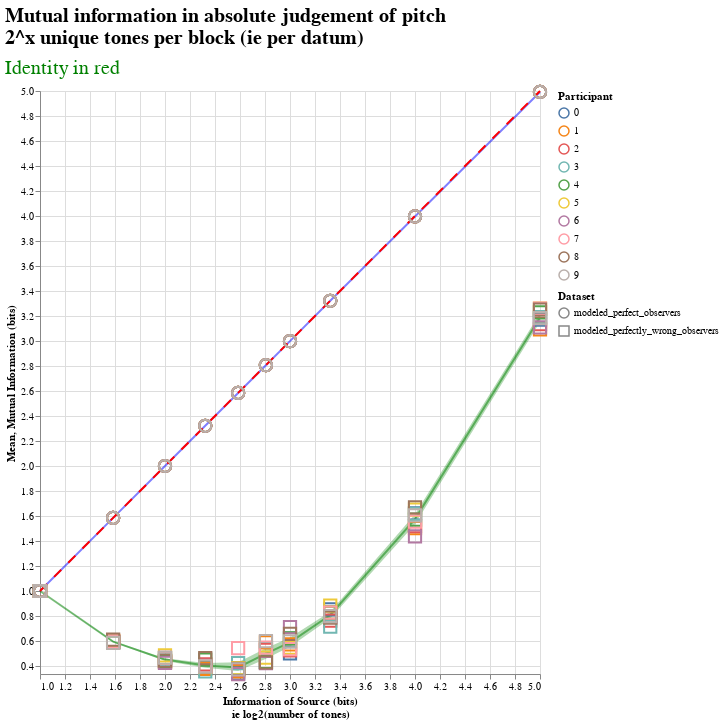

Here is the notebook cell this chart was saved with:
### Code cell
plot_mutual_info([identity_model_df, not_identity_model_df])

### Figure 1 — Vega-Lite specification as saved in the notebook (floating-point values rounded to 4 significant figures; data arrays with more than 128 entries replaced by an {"elided": "..."} marker saying what was removed)
{"config": {"view": {"continuousWidth": 400, "continuousHeight": 300}, "title": {"anchor": "start", "font": "Helvetica", "fontSize": 20}}, "layer": [{"layer": [{"mark": {"type": "line", "color": "blue", "opacity": 0.5}, "encoding": {"x": {"type": "quantitative", "field": "source", "scale": {"domain": [1.0, 5.0]}, "title": ["Information of Source (bits)", "ie log2(number of tones)"]}, "y": {"type": "quantitative", "aggregate": "mean", "field": "mutual", "scale": {"domain": [0.3359, 5.0]}, "title": "Mean"}}, "height": 583.0, "title": {"text": ["Mutual information in absolute judgement of pitch", "2^x unique tones per block (ie per datum)"], "subtitle": ["Identity in red"], "color": "black", "subtitleColor": "green", "subtitleFontSize": 20, "subtitlePadding": 10}, "width": 500}, {"mark": {"type": "errorband", "color": "blue", "extent": "ci"}, "encoding": {"x": {"type": "quantitative", "field": "source", "scale": {"domain": [1.0, 5.0]}, "title": ["Information of Source (bits)", "ie log2(number of tones)"]}, "y": {"type": "quantitative", "field": "mutual", "scale": {"domain": [0.3359, 5.0]}, "title": ""}}, "height": 583.0, "title": {"text": ["Mutual information in absolute judgement of pitch", "2^x unique tones per block (ie per datum)"], "subtitle": ["Identity in red"], "color": "black", "subtitleColor": "green", "subtitleFontSize": 20, "subtitlePadding": 10}, "width": 500}], "data": {"name": "data-53c466901716ec42d45eb6d93de757f4"}}, {"layer": [{"mark": {"type": "line", "color": "green", "opacity": 0.5}, "encoding": {"x": {"type": "quantitative", "field": "source", "scale": {"domain": [1.0, 5.0]}, "title": ["Information of Source (bits)", "ie log2(number of tones)"]}, "y": {"type": "quantitative", "aggregate": "mean", "field": "mutual", "scale": {"domain": [0.3359, 5.0]}, "title": "Mean"}}, "height": 583.0, "title": {"text": ["Mutual information in absolute judgement of pitch", "2^x unique tones per block (ie per datum)"], "subtitle": ["Identity in red"], "color": "black", "subtitleColor": "green", "subtitleFontSize": 20, "subtitlePadding": 10}, "width": 500}, {"mark": {"type": "errorband", "color": "green", "extent": "ci"}, "encoding": {"x": {"type": "quantitative", "field": "source", "scale": {"domain": [1.0, 5.0]}, "title": ["Information of Source (bits)", "ie log2(number of tones)"]}, "y": {"type": "quantitative", "field": "mutual", "scale": {"domain": [0.3359, 5.0]}, "title": ""}}, "height": 583.0, "title": {"text": ["Mutual information in absolute judgement of pitch", "2^x unique tones per block (ie per datum)"], "subtitle": ["Identity in red"], "color": "black", "subtitleColor": "green", "subtitleFontSize": 20, "subtitlePadding": 10}, "width": 500}], "data": {"name": "data-efb2f48be89034cd4c956def0618857c"}}, {"data": {"name": "data-55ff9ccdd9b719544abddb65c5580ba9"}, "mark": {"type": "line", "color": "red", "strokeDash": [10, 10]}, "encoding": {"x": {"type": "quantitative", "field": "source", "scale": {"domain": [1.0, 5.0]}, "title": ["Information of Source (bits)", "ie log2(number of tones)"]}, "y": {"type": "quantitative", "field": "source", "scale": {"domain": [0.3359, 5.0]}, "title": ""}}, "height": 583, "title": {"text": ["Mutual information in absolute judgement of pitch", "2^x unique tones per block (ie per datum)"], "subtitle": ["Identity in red"], "color": "black", "subtitleColor": "green", "subtitleFontSize": 20, "subtitlePadding": 10}, "width": 500}, {"data": {"name": "data-55ff9ccdd9b719544abddb65c5580ba9"}, "mark": {"type": "point", "opacity": 1, "size": 150}, "encoding": {"color": {"type": "nominal", "field": "pid", "title": "Participant"}, "shape": {"type": "nominal", "field": "source_df", "title": "Dataset"}, "x": {"type": "quantitative", "field": "source", "scale": {"domain": [1.0, 5.0]}, "title": ["Information of Source (bits)", "ie log2(number of tones)"]}, "y": {"type": "quantitative", "axis": {"titleColor": "black"}, "field": "mutual", "scale": {"domain": [0.3359, 5.0]}, "title": "Mutual Information (bits)"}}, "height": 583, "title": {"text": ["Mutual information in absolute judgement of pitch", "2^x unique tones per block (ie per datum)"], "subtitle": ["Identity in red"], "color": "black", "subtitleColor": "green", "subtitleFontSize": 20, "subtitlePadding": 10}, "width": 500}], "$schema": "https://vega.github.io/schema/vega-lite/v4.8.1.json", "datasets": {"data-53c466901716ec42d45eb6d93de757f4": [{"pid": "0", "source": 1.0, "mutual": 1.0, "source_df": "modeled_perfect_observers"}, {"pid": "0", "source": 1.585, "mutual": 1.585, "source_df": "modeled_perfect_observers"}, {"pid": "0", "source": 2.0, "mutual": 2.0, "source_df": "modeled_perfect_observers"}, {"pid": "0", "source": 2.322, "mutual": 2.322, "source_df": "modeled_perfect_observers"}, {"pid": "0", "source": 2.585, "mutual": 2.584, "source_df": "modeled_perfect_observers"}, {"pid": "0", "source": 2.807, "mutual": 2.807, "source_df": "modeled_perfect_observers"}, {"pid": "0", "source": 3.0, "mutual": 2.999, "source_df": "modeled_perfect_observers"}, {"pid": "0", "source": 3.322, "mutual": 3.322, "source_df": "modeled_perfect_observers"}, {"pid": "0", "source": 4.0, "mutual": 3.997, "source_df": "modeled_perfect_observers"}, {"pid": "0", "source": 5.0, "mutual": 4.992, "source_df": "modeled_perfect_observers"}, {"pid": "1", "source": 1.0, "mutual": 1.0, "source_df": "modeled_perfect_observers"}, {"pid": "1", "source": 1.585, "mutual": 1.585, "source_df": "modeled_perfect_observers"}, {"pid": "1", "source": 2.0, "mutual": 2.0, "source_df": "modeled_perfect_observers"}, {"pid": "1", "source": 2.322, "mutual": 2.322, "source_df": "modeled_perfect_observers"}, {"pid": "1", "source": 2.585, "mutual": 2.584, "source_df": "modeled_perfect_observers"}, {"pid": "1", "source": 2.807, "mutual": 2.807, "source_df": "modeled_perfect_observers"}, {"pid": "1", "source": 3.0, "mutual": 2.999, "source_df": "modeled_perfect_observers"}, {"pid": "1", "source": 3.322, "mutual": 3.322, "source_df": "modeled_perfect_observers"}, {"pid": "1", "source": 4.0, "mutual": 3.997, "source_df": "modeled_perfect_observers"}, {"pid": "1", "source": 5.0, "mutual": 4.992, "source_df": "modeled_perfect_observers"}, {"pid": "2", "source": 1.0, "mutual": 1.0, "source_df": "modeled_perfect_observers"}, {"pid": "2", "source": 1.585, "mutual": 1.585, "source_df": "modeled_perfect_observers"}, {"pid": "2", "source": 2.0, "mutual": 2.0, "source_df": "modeled_perfect_observers"}, {"pid": "2", "source": 2.322, "mutual": 2.322, "source_df": "modeled_perfect_observers"}, {"pid": "2", "source": 2.585, "mutual": 2.584, "source_df": "modeled_perfect_observers"}, {"pid": "2", "source": 2.807, "mutual": 2.807, "source_df": "modeled_perfect_observers"}, {"pid": "2", "source": 3.0, "mutual": 2.999, "source_df": "modeled_perfect_observers"}, {"pid": "2", "source": 3.322, "mutual": 3.322, "source_df": "modeled_perfect_observers"}, {"pid": "2", "source": 4.0, "mutual": 3.997, "source_df": "modeled_perfect_observers"}, {"pid": "2", "source": 5.0, "mutual": 4.992, "source_df": "modeled_perfect_observers"}, {"pid": "3", "source": 1.0, "mutual": 1.0, "source_df": "modeled_perfect_observers"}, {"pid": "3", "source": 1.585, "mutual": 1.585, "source_df": "modeled_perfect_observers"}, {"pid": "3", "source": 2.0, "mutual": 2.0, "source_df": "modeled_perfect_observers"}, {"pid": "3", "source": 2.322, "mutual": 2.322, "source_df": "modeled_perfect_observers"}, {"pid": "3", "source": 2.585, "mutual": 2.584, "source_df": "modeled_perfect_observers"}, {"pid": "3", "source": 2.807, "mutual": 2.807, "source_df": "modeled_perfect_observers"}, {"pid": "3", "source": 3.0, "mutual": 2.999, "source_df": "modeled_perfect_observers"}, {"pid": "3", "source": 3.322, "mutual": 3.322, "source_df": "modeled_perfect_observers"}, {"pid": "3", "source": 4.0, "mutual": 3.997, "source_df": "modeled_perfect_observers"}, {"pid": "3", "source": 5.0, "mutual": 4.992, "source_df": "modeled_perfect_observers"}, {"pid": "4", "source": 1.0, "mutual": 1.0, "source_df": "modeled_perfect_observers"}, {"pid": "4", "source": 1.585, "mutual": 1.585, "source_df": "modeled_perfect_observers"}, {"pid": "4", "source": 2.0, "mutual": 2.0, "source_df": "modeled_perfect_observers"}, {"pid": "4", "source": 2.322, "mutual": 2.322, "source_df": "modeled_perfect_observers"}, {"pid": "4", "source": 2.585, "mutual": 2.584, "source_df": "modeled_perfect_observers"}, {"pid": "4", "source": 2.807, "mutual": 2.807, "source_df": "modeled_perfect_observers"}, {"pid": "4", "source": 3.0, "mutual": 2.999, "source_df": "modeled_perfect_observers"}, {"pid": "4", "source": 3.322, "mutual": 3.322, "source_df": "modeled_perfect_observers"}, {"pid": "4", "source": 4.0, "mutual": 3.997, "source_df": "modeled_perfect_observers"}, {"pid": "4", "source": 5.0, "mutual": 4.992, "source_df": "modeled_perfect_observers"}, {"pid": "5", "source": 1.0, "mutual": 1.0, "source_df": "modeled_perfect_observers"}, {"pid": "5", "source": 1.585, "mutual": 1.585, "source_df": "modeled_perfect_observers"}, {"pid": "5", "source": 2.0, "mutual": 2.0, "source_df": "modeled_perfect_observers"}, {"pid": "5", "source": 2.322, "mutual": 2.322, "source_df": "modeled_perfect_observers"}, {"pid": "5", "source": 2.585, "mutual": 2.584, "source_df": "modeled_perfect_observers"}, {"pid": "5", "source": 2.807, "mutual": 2.807, "source_df": "modeled_perfect_observers"}, {"pid": "5", "source": 3.0, "mutual": 2.999, "source_df": "modeled_perfect_observers"}, {"pid": "5", "source": 3.322, "mutual": 3.322, "source_df": "modeled_perfect_observers"}, {"pid": "5", "source": 4.0, "mutual": 3.997, "source_df": "modeled_perfect_observers"}, {"pid": "5", "source": 5.0, "mutual": 4.992, "source_df": "modeled_perfect_observers"}, {"pid": "6", "source": 1.0, "mutual": 1.0, "source_df": "modeled_perfect_observers"}, {"pid": "6", "source": 1.585, "mutual": 1.585, "source_df": "modeled_perfect_observers"}, {"pid": "6", "source": 2.0, "mutual": 2.0, "source_df": "modeled_perfect_observers"}, {"pid": "6", "source": 2.322, "mutual": 2.322, "source_df": "modeled_perfect_observers"}, {"pid": "6", "source": 2.585, "mutual": 2.584, "source_df": "modeled_perfect_observers"}, {"pid": "6", "source": 2.807, "mutual": 2.807, "source_df": "modeled_perfect_observers"}, {"pid": "6", "source": 3.0, "mutual": 2.999, "source_df": "modeled_perfect_observers"}, {"pid": "6", "source": 3.322, "mutual": 3.322, "source_df": "modeled_perfect_observers"}, {"pid": "6", "source": 4.0, "mutual": 3.997, "source_df": "modeled_perfect_observers"}, {"pid": "6", "source": 5.0, "mutual": 4.992, "source_df": "modeled_perfect_observers"}, {"pid": "7", "source": 1.0, "mutual": 1.0, "source_df": "modeled_perfect_observers"}, {"pid": "7", "source": 1.585, "mutual": 1.585, "source_df": "modeled_perfect_observers"}, {"pid": "7", "source": 2.0, "mutual": 2.0, "source_df": "modeled_perfect_observers"}, {"pid": "7", "source": 2.322, "mutual": 2.322, "source_df": "modeled_perfect_observers"}, {"pid": "7", "source": 2.585, "mutual": 2.584, "source_df": "modeled_perfect_observers"}, {"pid": "7", "source": 2.807, "mutual": 2.807, "source_df": "modeled_perfect_observers"}, {"pid": "7", "source": 3.0, "mutual": 2.999, "source_df": "modeled_perfect_observers"}, {"pid": "7", "source": 3.322, "mutual": 3.322, "source_df": "modeled_perfect_observers"}, {"pid": "7", "source": 4.0, "mutual": 3.997, "source_df": "modeled_perfect_observers"}, {"pid": "7", "source": 5.0, "mutual": 4.992, "source_df": "modeled_perfect_observers"}, {"pid": "8", "source": 1.0, "mutual": 1.0, "source_df": "modeled_perfect_observers"}, {"pid": "8", "source": 1.585, "mutual": 1.585, "source_df": "modeled_perfect_observers"}, {"pid": "8", "source": 2.0, "mutual": 2.0, "source_df": "modeled_perfect_observers"}, {"pid": "8", "source": 2.322, "mutual": 2.322, "source_df": "modeled_perfect_observers"}, {"pid": "8", "source": 2.585, "mutual": 2.584, "source_df": "modeled_perfect_observers"}, {"pid": "8", "source": 2.807, "mutual": 2.807, "source_df": "modeled_perfect_observers"}, {"pid": "8", "source": 3.0, "mutual": 2.999, "source_df": "modeled_perfect_observers"}, {"pid": "8", "source": 3.322, "mutual": 3.322, "source_df": "modeled_perfect_observers"}, {"pid": "8", "source": 4.0, "mutual": 3.997, "source_df": "modeled_perfect_observers"}, {"pid": "8", "source": 5.0, "mutual": 4.992, "source_df": "modeled_perfect_observers"}, {"pid": "9", "source": 1.0, "mutual": 1.0, "source_df": "modeled_perfect_observers"}, {"pid": "9", "source": 1.585, "mutual": 1.585, "source_df": "modeled_perfect_observers"}, {"pid": "9", "source": 2.0, "mutual": 2.0, "source_df": "modeled_perfect_observers"}, {"pid": "9", "source": 2.322, "mutual": 2.322, "source_df": "modeled_perfect_observers"}, {"pid": "9", "source": 2.585, "mutual": 2.584, "source_df": "modeled_perfect_observers"}, {"pid": "9", "source": 2.807, "mutual": 2.807, "source_df": "modeled_perfect_observers"}, {"pid": "9", "source": 3.0, "mutual": 2.999, "source_df": "modeled_perfect_observers"}, {"pid": "9", "source": 3.322, "mutual": 3.322, "source_df": "modeled_perfect_observers"}, {"pid": "9", "source": 4.0, "mutual": 3.997, "source_df": "modeled_perfect_observers"}, {"pid": "9", "source": 5.0, "mutual": 4.992, "source_df": "modeled_perfect_observers"}], "data-efb2f48be89034cd4c956def0618857c": [{"pid": "0", "source": 1.0, "mutual": 1.0, "source_df": "modeled_perfectly_wrong_observers"}, {"pid": "0", "source": 1.585, "mutual": 0.5908, "source_df": "modeled_perfectly_wrong_observers"}, {"pid": "0", "source": 2.0, "mutual": 0.4632, "source_df": "modeled_perfectly_wrong_observers"}, {"pid": "0", "source": 2.322, "mutual": 0.3869, "source_df": "modeled_perfectly_wrong_observers"}, {"pid": "0", "source": 2.585, "mutual": 0.3408, "source_df": "modeled_perfectly_wrong_observers"}, {"pid": "0", "source": 2.807, "mutual": 0.4312, "source_df": "modeled_perfectly_wrong_observers"}, {"pid": "0", "source": 3.0, "mutual": 0.5016, "source_df": "modeled_perfectly_wrong_observers"}, {"pid": "0", "source": 3.322, "mutual": 0.8528, "source_df": "modeled_perfectly_wrong_observers"}, {"pid": "0", "source": 4.0, "mutual": 1.621, "source_df": "modeled_perfectly_wrong_observers"}, {"pid": "0", "source": 5.0, "mutual": 3.171, "source_df": "modeled_perfectly_wrong_observers"}, {"pid": "1", "source": 1.0, "mutual": 1.0, "source_df": "modeled_perfectly_wrong_observers"}, {"pid": "1", "source": 1.585, "mutual": 0.602, "source_df": "modeled_perfectly_wrong_observers"}, {"pid": "1", "source": 2.0, "mutual": 0.4369, "source_df": "modeled_perfectly_wrong_observers"}, {"pid": "1", "source": 2.322, "mutual": 0.3761, "source_df": "modeled_perfectly_wrong_observers"}, {"pid": "1", "source": 2.585, "mutual": 0.3576, "source_df": "modeled_perfectly_wrong_observers"}, {"pid": "1", "source": 2.807, "mutual": 0.5888, "source_df": "modeled_perfectly_wrong_observers"}, {"pid": "1", "source": 3.0, "mutual": 0.5729, "source_df": "modeled_perfectly_wrong_observers"}, {"pid": "1", "source": 3.322, "mutual": 0.8266, "source_df": "modeled_perfectly_wrong_observers"}, {"pid": "1", "source": 4.0, "mutual": 1.502, "source_df": "modeled_perfectly_wrong_observers"}, {"pid": "1", "source": 5.0, "mutual": 3.092, "source_df": "modeled_perfectly_wrong_observers"}, {"pid": "2", "source": 1.0, "mutual": 1.0, "source_df": "modeled_perfectly_wrong_observers"}, {"pid": "2", "source": 1.585, "mutual": 0.5905, "source_df": "modeled_perfectly_wrong_observers"}, {"pid": "2", "source": 2.0, "mutual": 0.4311, "source_df": "modeled_perfectly_wrong_observers"}, {"pid": "2", "source": 2.322, "mutual": 0.4125, "source_df": "modeled_perfectly_wrong_observers"}, {"pid": "2", "source": 2.585, "mutual": 0.3703, "source_df": "modeled_perfectly_wrong_observers"}, {"pid": "2", "source": 2.807, "mutual": 0.5296, "source_df": "modeled_perfectly_wrong_observers"}, {"pid": "2", "source": 3.0, "mutual": 0.5249, "source_df": "modeled_perfectly_wrong_observers"}, {"pid": "2", "source": 3.322, "mutual": 0.7638, "source_df": "modeled_perfectly_wrong_observers"}, {"pid": "2", "source": 4.0, "mutual": 1.519, "source_df": "modeled_perfectly_wrong_observers"}, {"pid": "2", "source": 5.0, "mutual": 3.136, "source_df": "modeled_perfectly_wrong_observers"}, {"pid": "3", "source": 1.0, "mutual": 1.0, "source_df": "modeled_perfectly_wrong_observers"}, {"pid": "3", "source": 1.585, "mutual": 0.5917, "source_df": "modeled_perfectly_wrong_observers"}, {"pid": "3", "source": 2.0, "mutual": 0.4592, "source_df": "modeled_perfectly_wrong_observers"}, {"pid": "3", "source": 2.322, "mutual": 0.3573, "source_df": "modeled_perfectly_wrong_observers"}, {"pid": "3", "source": 2.585, "mutual": 0.422, "source_df": "modeled_perfectly_wrong_observers"}, {"pid": "3", "source": 2.807, "mutual": 0.5435, "source_df": "modeled_perfectly_wrong_observers"}, {"pid": "3", "source": 3.0, "mutual": 0.6215, "source_df": "modeled_perfectly_wrong_observers"}, {"pid": "3", "source": 3.322, "mutual": 0.7149, "source_df": "modeled_perfectly_wrong_observers"}, {"pid": "3", "source": 4.0, "mutual": 1.617, "source_df": "modeled_perfectly_wrong_observers"}, {"pid": "3", "source": 5.0, "mutual": 3.191, "source_df": "modeled_perfectly_wrong_observers"}, {"pid": "4", "source": 1.0, "mutual": 1.0, "source_df": "modeled_perfectly_wrong_observers"}, {"pid": "4", "source": 1.585, "mutual": 0.5879, "source_df": "modeled_perfectly_wrong_observers"}, {"pid": "4", "source": 2.0, "mutual": 0.4393, "source_df": "modeled_perfectly_wrong_observers"}, {"pid": "4", "source": 2.322, "mutual": 0.4514, "source_df": "modeled_perfectly_wrong_observers"}, {"pid": "4", "source": 2.585, "mutual": 0.3808, "source_df": "modeled_perfectly_wrong_observers"}, {"pid": "4", "source": 2.807, "mutual": 0.4338, "source_df": "modeled_perfectly_wrong_observers"}, {"pid": "4", "source": 3.0, "mutual": 0.6207, "source_df": "modeled_perfectly_wrong_observers"}, {"pid": "4", "source": 3.322, "mutual": 0.8276, "source_df": "modeled_perfectly_wrong_observers"}, {"pid": "4", "source": 4.0, "mutual": 1.571, "source_df": "modeled_perfectly_wrong_observers"}, {"pid": "4", "source": 5.0, "mutual": 3.228, "source_df": "modeled_perfectly_wrong_observers"}, {"pid": "5", "source": 1.0, "mutual": 1.0, "source_df": "modeled_perfectly_wrong_observers"}, {"pid": "5", "source": 1.585, "mutual": 0.5986, "source_df": "modeled_perfectly_wrong_observers"}, {"pid": "5", "source": 2.0, "mutual": 0.4841, "source_df": "modeled_perfectly_wrong_observers"}, {"pid": "5", "source": 2.322, "mutual": 0.396, "source_df": "modeled_perfectly_wrong_observers"}, {"pid": "5", "source": 2.585, "mutual": 0.3832, "source_df": "modeled_perfectly_wrong_observers"}, {"pid": "5", "source": 2.807, "mutual": 0.4669, "source_df": "modeled_perfectly_wrong_observers"}, {"pid": "5", "source": 3.0, "mutual": 0.5469, "source_df": "modeled_perfectly_wrong_observers"}, {"pid": "5", "source": 3.322, "mutual": 0.8828, "source_df": "modeled_perfectly_wrong_observers"}, {"pid": "5", "source": 4.0, "mutual": 1.65, "source_df": "modeled_perfectly_wrong_observers"}, {"pid": "5", "source": 5.0, "mutual": 3.259, "source_df": "modeled_perfectly_wrong_observers"}, {"pid": "6", "source": 1.0, "mutual": 1.0, "source_df": "modeled_perfectly_wrong_observers"}, {"pid": "6", "source": 1.585, "mutual": 0.5938, "source_df": "modeled_perfectly_wrong_observers"}, {"pid": "6", "source": 2.0, "mutual": 0.425, "source_df": "modeled_perfectly_wrong_observers"}, {"pid": "6", "source": 2.322, "mutual": 0.4007, "source_df": "modeled_perfectly_wrong_observers"}, {"pid": "6", "source": 2.585, "mutual": 0.3359, "source_df": "modeled_perfectly_wrong_observers"}, {"pid": "6", "source": 2.807, "mutual": 0.4236, "source_df": "modeled_perfectly_wrong_observers"}, {"pid": "6", "source": 3.0, "mutual": 0.7109, "source_df": "modeled_perfectly_wrong_observers"}, {"pid": "6", "source": 3.322, "mutual": 0.7948, "source_df": "modeled_perfectly_wrong_observers"}, {"pid": "6", "source": 4.0, "mutual": 1.436, "source_df": "modeled_perfectly_wrong_observers"}, {"pid": "6", "source": 5.0, "mutual": 3.109, "source_df": "modeled_perfectly_wrong_observers"}, {"pid": "7", "source": 1.0, "mutual": 1.0, "source_df": "modeled_perfectly_wrong_observers"}, {"pid": "7", "source": 1.585, "mutual": 0.5965, "source_df": "modeled_perfectly_wrong_observers"}, {"pid": "7", "source": 2.0, "mutual": 0.4645, "source_df": "modeled_perfectly_wrong_observers"}, {"pid": "7", "source": 2.322, "mutual": 0.3991, "source_df": "modeled_perfectly_wrong_observers"}, {"pid": "7", "source": 2.585, "mutual": 0.5435, "source_df": "modeled_perfectly_wrong_observers"}, {"pid": "7", "source": 2.807, "mutual": 0.548, "source_df": "modeled_perfectly_wrong_observers"}, {"pid": "7", "source": 3.0, "mutual": 0.5344, "source_df": "modeled_perfectly_wrong_observers"}, {"pid": "7", "source": 3.322, "mutual": 0.8277, "source_df": "modeled_perfectly_wrong_observers"}, {"pid": "7", "source": 4.0, "mutual": 1.556, "source_df": "modeled_perfectly_wrong_observers"}, {"pid": "7", "source": 5.0, "mutual": 3.26, "source_df": "modeled_perfectly_wrong_observers"}, {"pid": "8", "source": 1.0, "mutual": 1.0, "source_df": "modeled_perfectly_wrong_observers"}, {"pid": "8", "source": 1.585, "mutual": 0.6116, "source_df": "modeled_perfectly_wrong_observers"}, {"pid": "8", "source": 2.0, "mutual": 0.4436, "source_df": "modeled_perfectly_wrong_observers"}, {"pid": "8", "source": 2.322, "mutual": 0.4626, "source_df": "modeled_perfectly_wrong_observers"}, {"pid": "8", "source": 2.585, "mutual": 0.377, "source_df": "modeled_perfectly_wrong_observers"}, {"pid": "8", "source": 2.807, "mutual": 0.4283, "source_df": "modeled_perfectly_wrong_observers"}, {"pid": "8", "source": 3.0, "mutual": 0.6575, "source_df": "modeled_perfectly_wrong_observers"}, {"pid": "8", "source": 3.322, "mutual": 0.7876, "source_df": "modeled_perfectly_wrong_observers"}, {"pid": "8", "source": 4.0, "mutual": 1.67, "source_df": "modeled_perfectly_wrong_observers"}, {"pid": "8", "source": 5.0, "mutual": 3.25, "source_df": "modeled_perfectly_wrong_observers"}, {"pid": "9", "source": 1.0, "mutual": 1.0, "source_df": "modeled_perfectly_wrong_observers"}, {"pid": "9", "source": 1.585, "mutual": 0.5857, "source_df": "modeled_perfectly_wrong_observers"}, {"pid": "9", "source": 2.0, "mutual": 0.4671, "source_df": "modeled_perfectly_wrong_observers"}, {"pid": "9", "source": 2.322, "mutual": 0.3977, "source_df": "modeled_perfectly_wrong_observers"}, {"pid": "9", "source": 2.585, "mutual": 0.3726, "source_df": "modeled_perfectly_wrong_observers"}, {"pid": "9", "source": 2.807, "mutual": 0.5994, "source_df": "modeled_perfectly_wrong_observers"}, {"pid": "9", "source": 3.0, "mutual": 0.5977, "source_df": "modeled_perfectly_wrong_observers"}, {"pid": "9", "source": 3.322, "mutual": 0.7997, "source_df": "modeled_perfectly_wrong_observers"}, {"pid": "9", "source": 4.0, "mutual": 1.606, "source_df": "modeled_perfectly_wrong_observers"}, {"pid": "9", "source": 5.0, "mutual": 3.183, "source_df": "modeled_perfectly_wrong_observers"}], "data-55ff9ccdd9b719544abddb65c5580ba9": {"elided": "200 records"}}}
